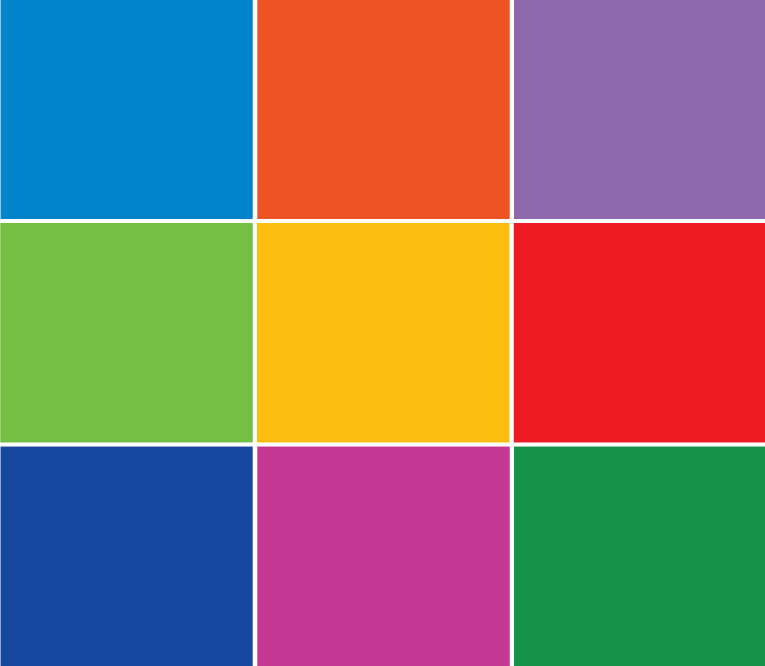
#> input picture ImageToColors/test/colors.jpg, 765 x 666 px
$ python test.py
#> lines starting #> are read from the running program, lines starting #| are printed output that depends on the picture
### ImageToColors/ImageToColors.py
from sklearn.cluster import KMeans
import cv2
import matplotlib.pyplot as plt
import numpy as np
from time import sleep


def HEXtoRGB(hexlist = None):

    if hexlist is None:
        raise TypeError("Hex Color List Not Found")

    else:
        rgblist = []
        for i in range(len(hexlist)):
            h = hexlist[i].lstrip('#')
            rgb = tuple(int(h[i:i+2], 16) for i in (0, 2, 4))
            rgblist.append(rgb)

        return(rgblist)


def ExtractColors(img, clust = 3):

#> called with img = 'test/colors.jpg', clust = 5
    if img.lower().endswith(('.png', '.jpg', '.jpeg')):

        image = cv2.imread(img)
#> image is the input picture: shape (666, 765, 3); mean B, G, R 104.8, 114.9, 139.2

        height, width = image.shape[:2]
#> height = 666; width = 765

        if height > 1000 and width >1000:

            #percent by which the image is resized
            scale_percent = 30

            #calculate the 50 percent of original dimensions
            width = int(image.shape[1] * scale_percent / 100)
            height = int(image.shape[0] * scale_percent / 100)

            # dsize
            dsize = (width, height)

            # resize image
            image = cv2.resize(image, dsize)

        else:
            pass

        # load the image and convert it from BGR to RGB so that
        # we can dispaly it with matplotlib

        image = cv2.cvtColor(image, cv2.COLOR_BGR2RGB)
        # reshape the image to be a list of pixels
        image = image.reshape((image.shape[0] * image.shape[1], 3))
        # cluster the pixel intensities

        print("please wait,This may take a moment :)")
        ExtractColors.clt = KMeans(n_clusters = clust)
        ExtractColors.clt.fit(image)

        colors = ExtractColors.clt.cluster_centers_
        colors = colors.astype(int)
        #convert numpy array into list
        rgblist = np.array(colors).tolist()
        hexlist = ['#%02x%02x%02x'%tuple(i) for i in rgblist]

        for i in range(21):
            # the exact output you're looking for:
            print ("\r[%-21s] %d%%" % ('='*i, 5*i), end='')
            sleep(0.25)

        print("")

        return(hexlist)

    else:
        raise ValidationError("Only .jpg and .png images can be accepted")


def centroid_histogram():
    # grab the number of different clusters and create a histogram
    # based on the number of pixels assigned to each cluster
    numLabels = np.arange(0, len(np.unique(ExtractColors.clt.labels_)) + 1)
    (hist, _) = np.histogram(ExtractColors.clt.labels_, bins = numLabels)
    # normalize the histogram, such that it sums to one
    hist = hist.astype("float")
    hist /= hist.sum()
    # return the histogram
    return hist

def ClusterAnalysis(hexlist = None):

    if hexlist is None:
        raise TypeError("Hex Color List Not Found")
    else:
        hist = centroid_histogram()

        fig, ax = plt.subplots(figsize=(8, 4), subplot_kw=dict(aspect="equal"), facecolor='#FAFAFA')

        clrcode = hexlist
        data = hist.tolist()
        print(data)
        color = hexlist

        wedges, texts, autopcts = ax.pie(data, colors = color ,autopct='%1.1f%%',pctdistance=0.7, wedgeprops=dict(width=0.5, linewidth = 3, edgecolor = 'white'), startangle=-40)
        plt.setp(autopcts, **{'color':'white', 'weight':'bold', 'fontsize':8})
        bbox_props = dict(boxstyle="square,pad=0.3", fc="w", ec="k", lw=0.72)
        kw = dict(arrowprops=dict(arrowstyle="-"),
                bbox=bbox_props, zorder=0, va="center")

        for i, p in enumerate(wedges):
            ang = (p.theta2 - p.theta1)/2. + p.theta1
            y = np.sin(np.deg2rad(ang))
            x = np.cos(np.deg2rad(ang))
            horizontalalignment = {-1: "right", 1: "left"}[int(np.sign(x))]
            connectionstyle = "angle,angleA=0,angleB={}".format(ang)
            kw["arrowprops"].update({"connectionstyle": connectionstyle})
            ax.annotate(clrcode[i], xy=(x, y), xytext=(1.35*np.sign(x), 1.4*y), horizontalalignment=horizontalalignment, **kw)

        plt.show()
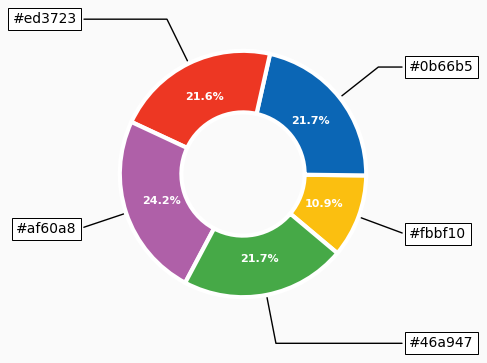
#> figure drawn by matplotlib, 1 panel


### ImageToColors/test.py
from ImageToColors import *

img = "test/colors.jpg" # .png or .jpg
clust = 5 # Cluster value nothing but the how many dominant colors user want to extract

#to print extracted colors list use ExtractColors() function
HEXlist= ExtractColors(img,clust)
print(HEXlist)

# To convert Hex color list to RGB use HEXtoRGB
RGBlist = HEXtoRGB(HEXlist)
print(RGBlist)

#For graphical analysis use ClusterAnalysis()
ClusterAnalysis(HEXlist)
